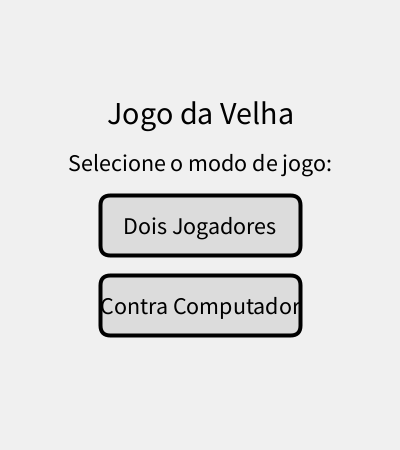
Frame 1 (no input)
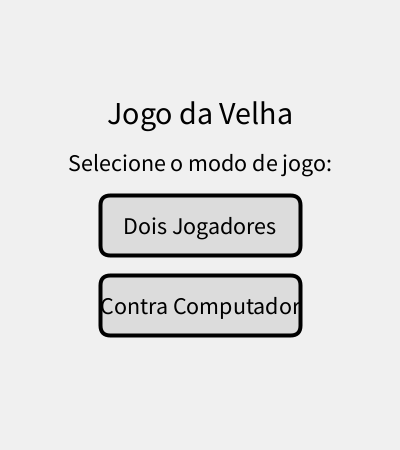
Frame 60 (the mouse pressed at the canvas centre just before this capture)
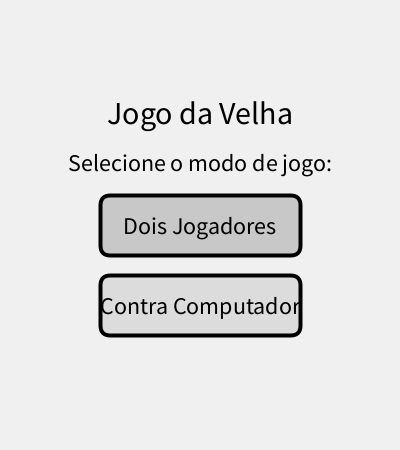
Frame 120 (the mouse held since frame 60 and released just before this capture)

The Processing sketch that drew these frames (run headless with seeded random() and noise(); from frame 60 on, the mouse is pressed at the canvas centre):

// Processing sketch: JogoVelha
// ── JogoVelha.pde
// Jogo da Velha em Processing
// Utilize o mouse para jogar

int[][] tabuleiro = new int[3][3]; // 0 = vazio, 1 = X, 2 = O
boolean vezDoJogadorX = true; // true = X, false = O
boolean jogoTerminado = false;
int vencedor = 0; // 0 = ninguém, 1 = X, 2 = O, 3 = empate
boolean modoContraComputador = false; // true = contra computador, false = dois jogadores
boolean botaoContraComputadorPressionado = false;
boolean botaoDoisJogadoresPressionado = false;
boolean telaInicial = true; // Mostra a tela de seleção de modo de jogo

void setup() {
  size(400, 450);
  resetarJogo();
  textSize(32);
  textAlign(CENTER, CENTER);
  strokeWeight(4);
}

void draw() {
  background(240);
  
  if (telaInicial) {
    // Tela de seleção de modo
    desenharTelaInicial();
    return;
  }
  
  // Desenhar grade
  stroke(0);
  line(width/3, 0, width/3, height-50);
  line(2*width/3, 0, 2*width/3, height-50);
  line(0, height/3, width, height/3);
  line(0, 2*height/3, width, 2*height/3);
  
  // Desenhar X e O
  for (int i = 0; i < 3; i++) {
    for (int j = 0; j < 3; j++) {
      float x = i * width/3 + width/6;
      float y = j * height/3 + height/6;
      
      if (tabuleiro[i][j] == 1) {
        // Desenhar X
        stroke(255, 0, 0);
        line(x - 50, y - 50, x + 50, y + 50);
        line(x + 50, y - 50, x - 50, y + 50);
      } else if (tabuleiro[i][j] == 2) {
        // Desenhar O
        stroke(0, 0, 255);
        noFill();
        ellipse(x, y, 100, 100);
      }
    }
  }
  
  // Mostrar informações do jogo
  fill(0);
  rect(0, height-50, width, 50);
  fill(255);
  
  if (jogoTerminado) {
    if (vencedor == 1) {
      text("Jogador X venceu! Clique para reiniciar", width/2, height-25);
    } else if (vencedor == 2) {
      if (modoContraComputador) {
        text("Computador venceu! Clique para reiniciar", width/2, height-25);
      } else {
        text("Jogador O venceu! Clique para reiniciar", width/2, height-25);
      }
    } else {
      text("Empate! Clique para reiniciar", width/2, height-25);
    }
  } else {
    if (vezDoJogadorX) {
      text("Vez do Jogador X", width/2, height-25);
    } else {
      if (modoContraComputador) {
        text("Vez do Computador", width/2, height-25);
        // Fazer jogada do computador após um pequeno atraso
        if (frameCount % 60 == 0) { // Espera aproximadamente 1 segundo
          jogadaDoComputador();
        }
      } else {
        text("Vez do Jogador O", width/2, height-25);
      }
    }
  }
}

void desenharTelaInicial() {
  fill(0);
  textSize(32);
  text("Jogo da Velha", width/2, height/4);
  
  textSize(24);
  text("Selecione o modo de jogo:", width/2, height/4 + 50);
  
  // Botão de Dois Jogadores
  if (mouseX > width/4 && mouseX < 3*width/4 && 
      mouseY > height/2 - 30 && mouseY < height/2 + 30) {
    fill(200);
    botaoDoisJogadoresPressionado = true;
  } else {
    fill(220);
    botaoDoisJogadoresPressionado = false;
  }
  rect(width/4, height/2 - 30, width/2, 60, 10);
  
  // Botão de Jogar contra o Computador
  if (mouseX > width/4 && mouseX < 3*width/4 && 
      mouseY > height/2 + 50 && mouseY < height/2 + 110) {
    fill(200);
    botaoContraComputadorPressionado = true;
  } else {
    fill(220);
    botaoContraComputadorPressionado = false;
  }
  rect(width/4, height/2 + 50, width/2, 60, 10);
  
  fill(0);
  text("Dois Jogadores", width/2, height/2);
  text("Contra Computador", width/2, height/2 + 80);
}

void mousePressed() {
  if (telaInicial) {
    if (botaoDoisJogadoresPressionado) {
      modoContraComputador = false;
      telaInicial = false;
      resetarJogo();
    } else if (botaoContraComputadorPressionado) {
      modoContraComputador = true;
      telaInicial = false;
      resetarJogo();
    }
    return;
  }
  
  if (jogoTerminado) {
    telaInicial = true;
    return;
  }
  
  // Verificar se o clique foi na grade do jogo
  if (mouseY < height-50) {
    int i = mouseX / (width/3);
    int j = mouseY / (height/3);
    
    // Verificar se a célula está vazia
    if (tabuleiro[i][j] == 0 && vezDoJogadorX) {
      tabuleiro[i][j] = 1;
      vezDoJogadorX = false;
      verificarVencedor();
      
      // Se for contra o computador e o jogo não terminou, o computador joga automaticamente
      if (modoContraComputador && !jogoTerminado) {
        // A jogada do computador é feita no draw() após um pequeno atraso
      }
    } else if (tabuleiro[i][j] == 0 && !vezDoJogadorX && !modoContraComputador) {
      // Jogador O só pode jogar no modo dois jogadores
      tabuleiro[i][j] = 2;
      vezDoJogadorX = true;
      verificarVencedor();
    }
  }
}

void jogadaDoComputador() {
  if (vezDoJogadorX || jogoTerminado) return;
  
  // Estratégia do computador
  
  // 1. Tentar vencer
  for (int i = 0; i < 3; i++) {
    for (int j = 0; j < 3; j++) {
      if (tabuleiro[i][j] == 0) {
        tabuleiro[i][j] = 2;
        if (checarVitoria(2)) {
          verificarVencedor();
          vezDoJogadorX = true;
          return;
        }
        tabuleiro[i][j] = 0;
      }
    }
  }
  
  // 2. Bloquear jogada de vitória do jogador
  for (int i = 0; i < 3; i++) {
    for (int j = 0; j < 3; j++) {
      if (tabuleiro[i][j] == 0) {
        tabuleiro[i][j] = 1;
        if (checarVitoria(1)) {
          tabuleiro[i][j] = 2;
          verificarVencedor();
          vezDoJogadorX = true;
          return;
        }
        tabuleiro[i][j] = 0;
      }
    }
  }
  
  // 3. Tentar o centro
  if (tabuleiro[1][1] == 0) {
    tabuleiro[1][1] = 2;
    verificarVencedor();
    vezDoJogadorX = true;
    return;
  }
  
  // 4. Tentar os cantos
  int[][] cantos = {{0,0}, {0,2}, {2,0}, {2,2}};
  for (int[] canto : cantos) {
    if (tabuleiro[canto[0]][canto[1]] == 0) {
      tabuleiro[canto[0]][canto[1]] = 2;
      verificarVencedor();
      vezDoJogadorX = true;
      return;
    }
  }
  
  // 5. Escolher qualquer posição vazia
  for (int i = 0; i < 3; i++) {
    for (int j = 0; j < 3; j++) {
      if (tabuleiro[i][j] == 0) {
        tabuleiro[i][j] = 2;
        verificarVencedor();
        vezDoJogadorX = true;
        return;
      }
    }
  }
}

boolean checarVitoria(int jogador) {
  // Verificar linhas
  for (int i = 0; i < 3; i++) {
    if (tabuleiro[0][i] == jogador && tabuleiro[1][i] == jogador && tabuleiro[2][i] == jogador) {
      return true;
    }
  }
  
  // Verificar colunas
  for (int i = 0; i < 3; i++) {
    if (tabuleiro[i][0] == jogador && tabuleiro[i][1] == jogador && tabuleiro[i][2] == jogador) {
      return true;
    }
  }
  
  // Verificar diagonais
  if (tabuleiro[0][0] == jogador && tabuleiro[1][1] == jogador && tabuleiro[2][2] == jogador) {
    return true;
  }
  
  if (tabuleiro[2][0] == jogador && tabuleiro[1][1] == jogador && tabuleiro[0][2] == jogador) {
    return true;
  }
  
  return false;
}

void resetarJogo() {
  // Limpar tabuleiro
  for (int i = 0; i < 3; i++) {
    for (int j = 0; j < 3; j++) {
      tabuleiro[i][j] = 0;
    }
  }
  
  vezDoJogadorX = true;
  jogoTerminado = false;
  vencedor = 0;
}

void verificarVencedor() {
  // Verificar linhas
  for (int i = 0; i < 3; i++) {
    if (tabuleiro[0][i] != 0 && tabuleiro[0][i] == tabuleiro[1][i] && tabuleiro[1][i] == tabuleiro[2][i]) {
      jogoTerminado = true;
      vencedor = tabuleiro[0][i];
      return;
    }
  }
  
  // Verificar colunas
  for (int i = 0; i < 3; i++) {
    if (tabuleiro[i][0] != 0 && tabuleiro[i][0] == tabuleiro[i][1] && tabuleiro[i][1] == tabuleiro[i][2]) {
      jogoTerminado = true;
      vencedor = tabuleiro[i][0];
      return;
    }
  }
  
  // Verificar diagonais
  if (tabuleiro[0][0] != 0 && tabuleiro[0][0] == tabuleiro[1][1] && tabuleiro[1][1] == tabuleiro[2][2]) {
    jogoTerminado = true;
    vencedor = tabuleiro[0][0];
    return;
  }
  
  if (tabuleiro[2][0] != 0 && tabuleiro[2][0] == tabuleiro[1][1] && tabuleiro[1][1] == tabuleiro[0][2]) {
    jogoTerminado = true;
    vencedor = tabuleiro[2][0];
    return;
  }
  
  // Verificar empate
  boolean tabuleiroCompleto = true;
  for (int i = 0; i < 3; i++) {
    for (int j = 0; j < 3; j++) {
      if (tabuleiro[i][j] == 0) {
        tabuleiroCompleto = false;
        break;
      }
    }
  }
  
  if (tabuleiroCompleto) {
    jogoTerminado = true;
    vencedor = 3; // Empate
  }
}
